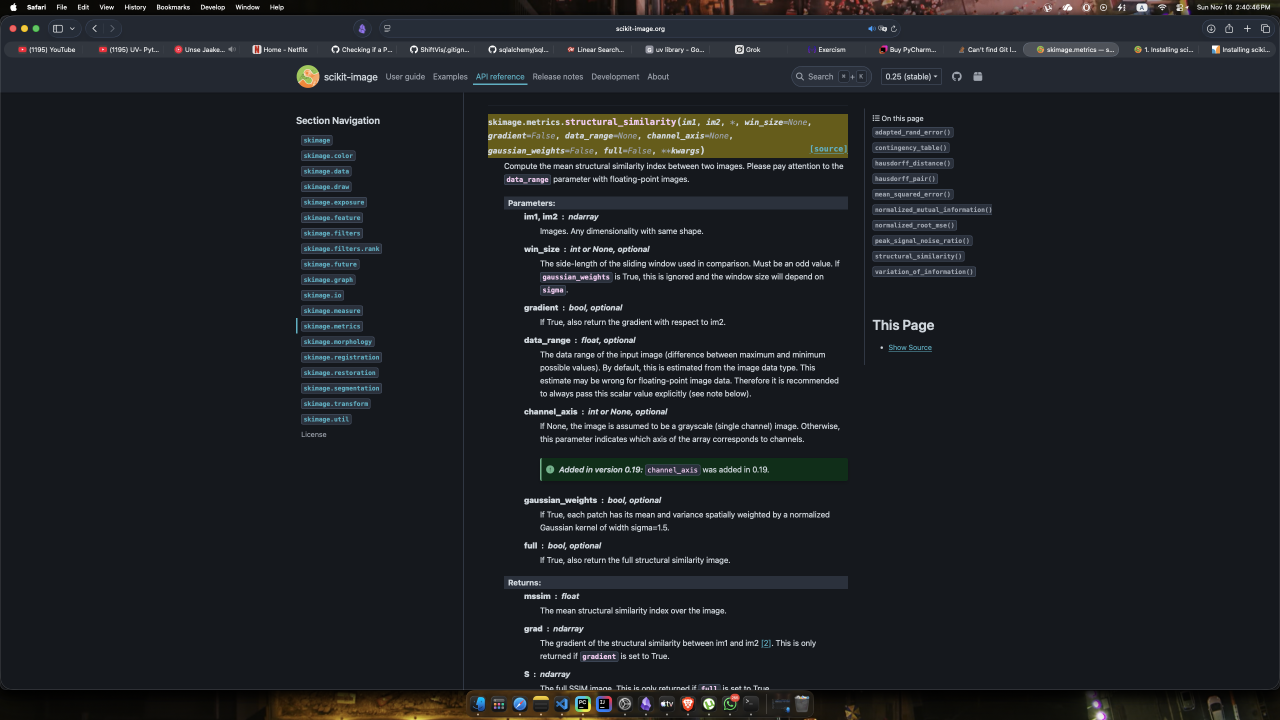
#> input picture data/test-docs/input.png, 2560 x 1440 px (shown at 1/2 size)
$ python -i segmentor.py   (imports and definitions only)
#> lines starting #> are read from the running program, lines starting #| are printed output that depends on the picture
from typing import Tuple, Optional
import numpy as np
import cv2
from pydantic import BaseModel, Field, field_validator, model_validator, ConfigDict

from .config import settings


# [353 lines that did not run here, left out]


# [216 lines that did not run here, left out]


# ============================================================================
# TESTING CODE
# ============================================================================

# [225 lines not run here, left out]

>>> import cv2
>>> picture = cv2.imread('../../data/test-docs/input.png', cv2.IMREAD_GRAYSCALE)
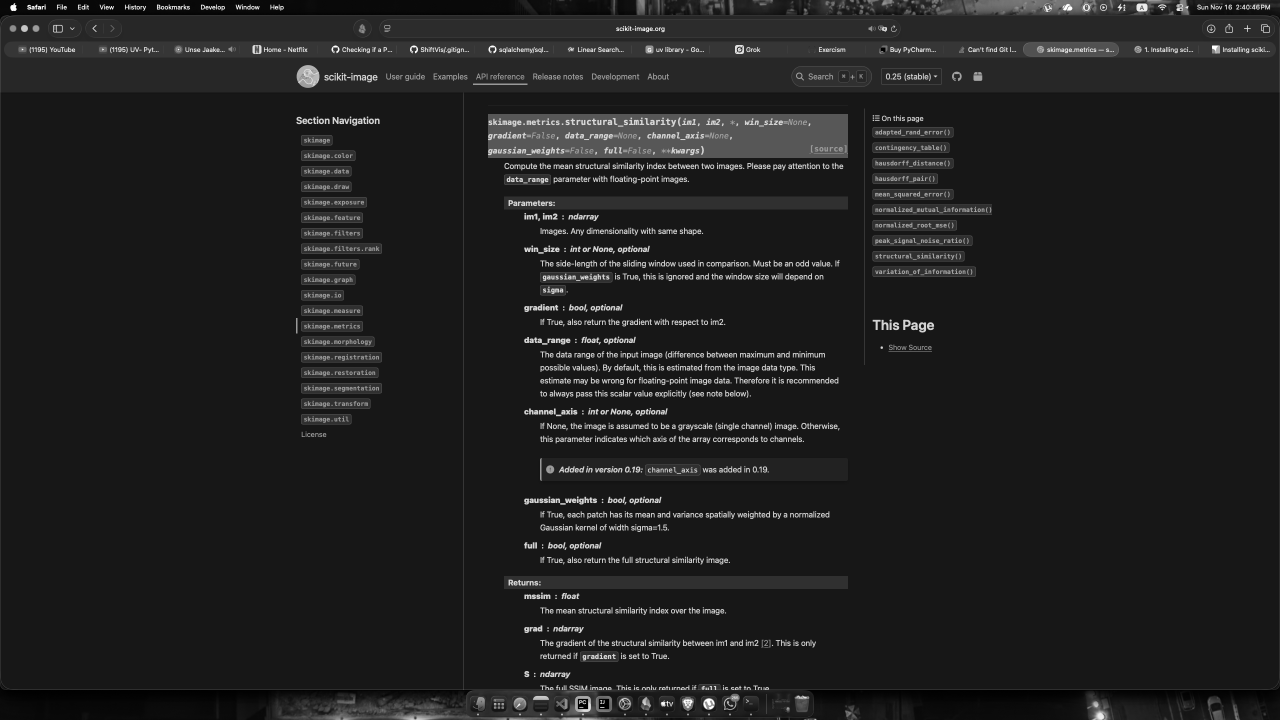
#> picture: shape (1440, 2560) (shown at 1/2 size); min 0, max 255, mean 32.3
#> (the run stopped early here; a loop or call above may not have finished)
